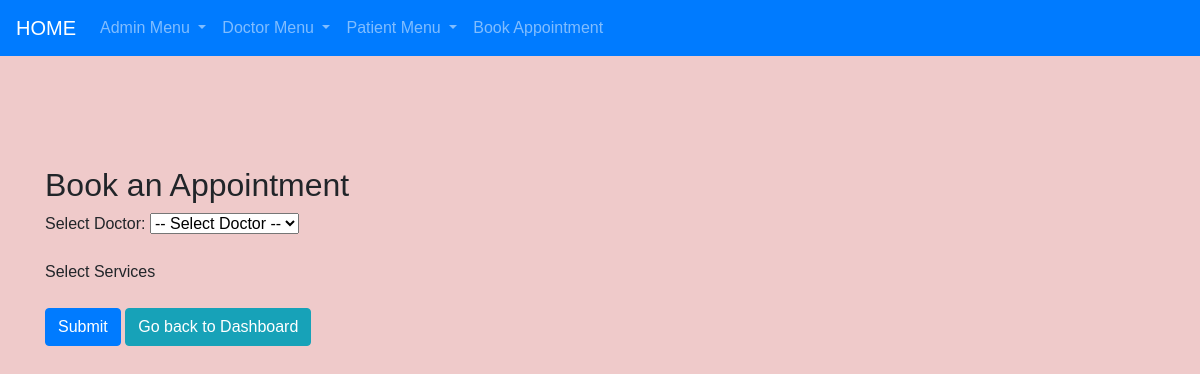
/book_appointment/ (signed in), run on an earlier commit of the app's database.
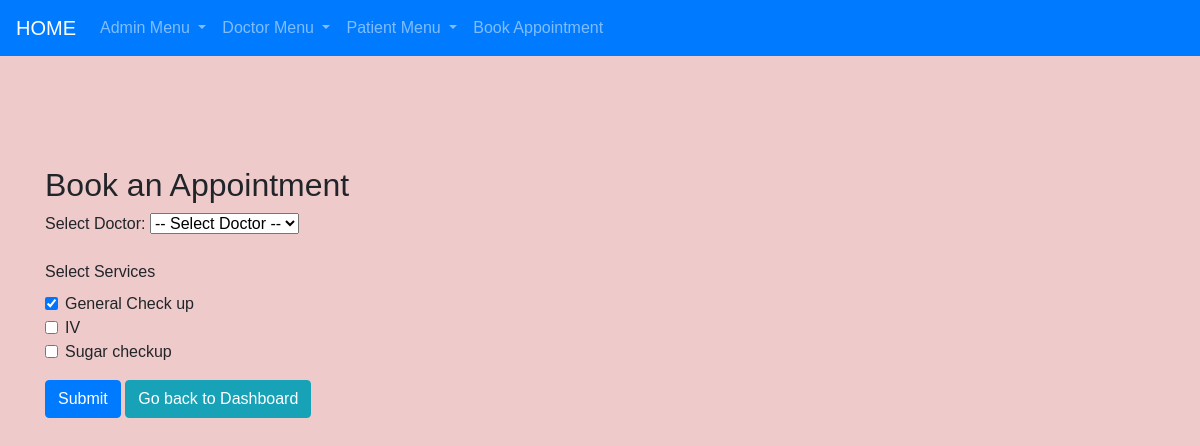
And on a later commit of the database.
### hospital/models.py (models this page shows, shortened)
class Service(models.Model): # admin
    name = models.CharField(max_length=100)
    cost = models.DecimalField(max_digits=10, decimal_places=2)

### hospital/views.py (the view, shortened to what this page needs)
# urls.py: path('book_appointment/',views.book_appointment,name="book_appointment"),
def book_appointment(request):
    if request.user.is_authenticated:
        doctors_with_availability = Doctor.objects.annotate(
                has_availability=Exists(
                    DoctorAvailability.objects.filter(
                        doctor=OuterRef('pk'),
                        available_date__gte=date.today()
                    )
                )
            ).filter(has_availability=True, approval=True)  # Only approved doctors    selected_doctor = None
        available_dates = []
        selected_doctor = None
        services = Service.objects.all()
        context = {
            'approved_doctors': doctors_with_availability, # approved_doctors_availability
            'selected_doctor': selected_doctor,
            'available_dates': available_dates,
            'services': services,
        }
        return render(request, 'book_appointment.html', context)
    else:
        messages.warning(request, "Session expired...Please login")
        return redirect('patient_login')

### hospital/templates/book_appointment.html (shortened to what this page needs)
{% extends 'base.html' %}
{% load static %}
{% block content %}
<div class="container mt-5">
    <h2>Book an Appointment</h2>
    <form method="POST" action="{% url 'book_appointment' %}">
          <div class="mb-3">
            <label for="doctorSelect" class="form-label">Select Doctor: </label>
            <select class="form-select" id="doctorSelect" name="doctor_id" required onchange="this.form.submit()">
                <option value="">-- Select Doctor --</option>
            </select>
        </div>
        <div class="mb-3">
            <label for="services" class="form-label">Select Services</label>
            {% for service in services %}
                <div class="form-check">
                    <input class="form-check-input"
                    type="checkbox"
                    name="services"
                    value="{{ service.id }}"
                    id="service{{ service.id }}"
                    {% if service.name == "General Check up" %}
                    checked
                    {% endif %}
                    >
                    <label class="form-check-label" for="service{{ service.id }}">
                        {{ service.name }}
                    </label>
                </div>
            {% endfor %}
        </div>
        <button type="submit" class="btn btn-primary">Submit</button>
        <a href="{% url 'patient_dashboard' %}" class="btn btn-info">Go back to Dashboard</a>
    </form>
</div>
{% endblock %}

### hospital/templates/base.html (shortened to what this page needs)
<!doctype html>
<html lang="en">
<head>
    {% load static %}
    <link rel="stylesheet" href="https://cdn.jsdelivr.net/npm/bootstrap@4.0.0/dist/css/bootstrap.min.css"
>
    <link rel="stylesheet" href="https://cdnjs.cloudflare.com/ajax/libs/font-awesome/6.0.0-beta3/css/all.min.css">
    <link rel="stylesheet" href="{% static 'css/base.css' %}">
</head>
<body>
    {% include "navbar.html" %}
    <div class="container pt-5">
    </div>
    {% block content %}
    {% endblock content %}
</body>
</html>

### hospital/templates/navbar.html (shortened to what this page needs)
{% load static %}
{% block content %}
<link rel="stylesheet" href="{% static 'css/navbar.css' %}">
<nav class="navbar navbar-expand-lg navbar-dark bg-primary navbar-main" id="nav">
    <a class="navbar-brand" href="{% url 'home' %}">HOME</a>
    <div class="collapse navbar-collapse" id="navbarNavDropdown">
        <ul class="navbar-nav">
            <li class="nav-item dropdown">
                <a class="nav-link dropdown-toggle" href="#" id="navbarDropdownMenuLink" data-toggle="dropdown"
                    aria-haspopup="true" aria-expanded="false">
                    Admin Menu
                </a>
            </li>
            <li class="nav-item dropdown">
                <a class="nav-link dropdown-toggle" href="#" id="navbarDropdownMenuLink" data-toggle="dropdown"
                    aria-haspopup="true" aria-expanded="false">
                    Doctor Menu
                </a>
            </li>
            <li class="nav-item dropdown">
                <a class="nav-link dropdown-toggle" href="#" id="navbarDropdownMenuLink" data-toggle="dropdown"
                    aria-haspopup="true" aria-expanded="false">
                    Patient Menu
                </a>
            </li>
            <li class="nav-item">
                {% if user.is_authenticated %}
                <a class="nav-link" href="{% url 'book_appointment' %}">Book Appointment</a>
                {% endif %}
            </li>
        </ul>
    </div>
</nav>
{% endblock content %}

### hospital/static/css/base.css (style rules this page uses)
* { margin: 0; padding: 0; box-sizing: border-box; }
body { font-family: Arial, sans-serif; background-color: #efcaca; padding-top: 70px; }

### hospital/static/css/navbar.css (style rules this page uses)
.navbar { position: fixed; top: 0; left: 0; right: 0; z-index: 1000; }

What changed in the data, as far as the page shows it:
added Service: name "☑", name "General Check up"
added Service: name "IV"
added Service: name "Sugar checkup"
